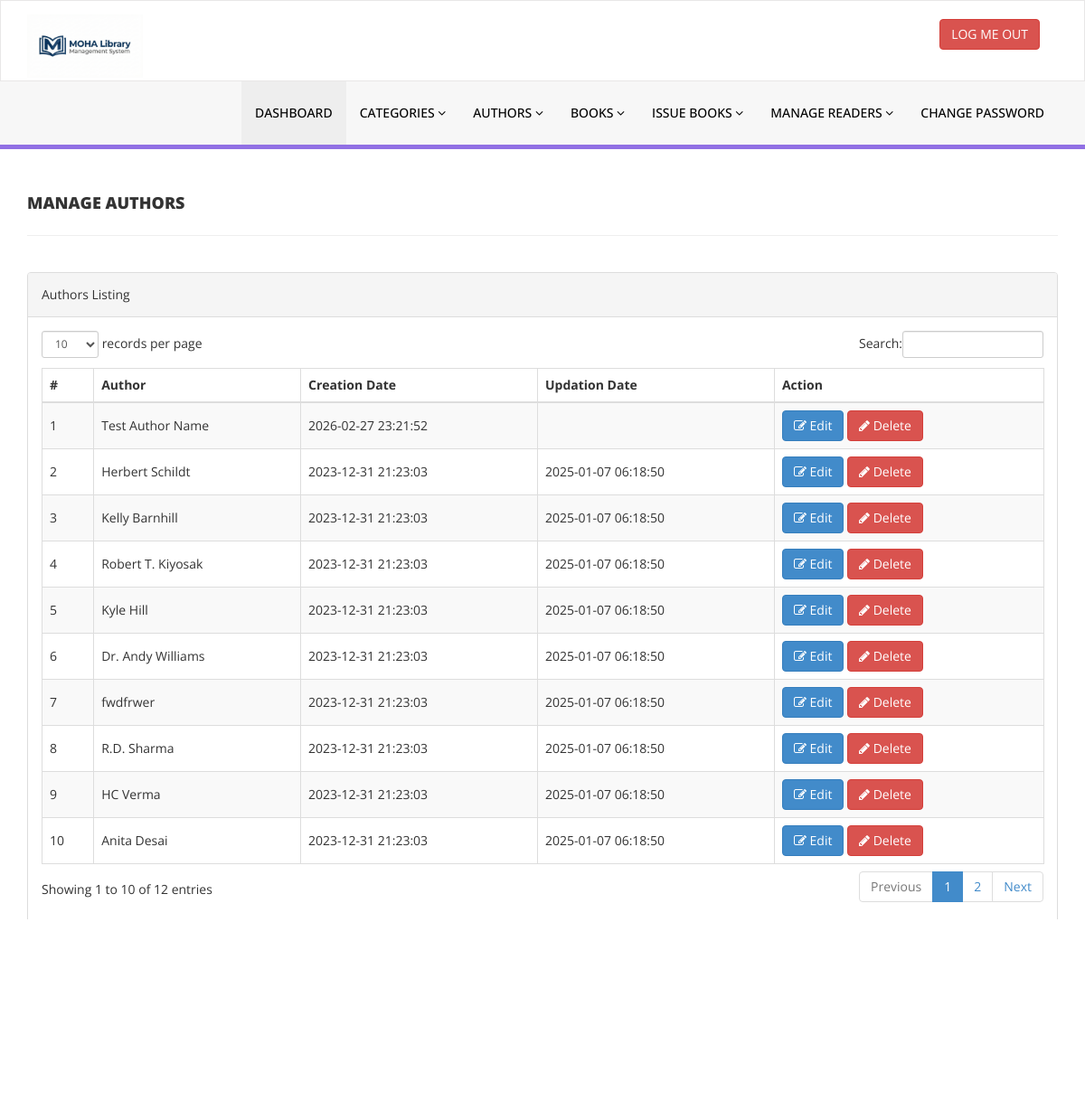
Screenshot of /admin/manage-authors.php (signed in) with the database file from the repository.
### tables this page shows
CREATE TABLE `tblauthors` (
  `id` int(11) NOT NULL,
  `AuthorName` varchar(159) DEFAULT NULL,
  `creationDate` timestamp NULL DEFAULT current_timestamp(),
  `UpdationDate` timestamp NULL DEFAULT NULL ON UPDATE current_timestamp()
);

### admin/manage-authors.php (the view, shortened to what this page needs)
<?php
include('includes/config.php');
if(strlen($_SESSION['alogin'])==0)
    {
header('location:index.php');
}
else{
    ?>
<!DOCTYPE html>
<html xmlns="http://www.w3.org/1999/xhtml">
<head>
    <link href="assets/css/bootstrap.css" rel="stylesheet" />
    <link href="assets/css/font-awesome.css" rel="stylesheet" />
    <link href="assets/js/dataTables/dataTables.bootstrap.css" rel="stylesheet" />
    <link href="assets/css/style.css" rel="stylesheet" />
</head>
<body>
<?php include('includes/header.php');?>
    <div class="content-wrapper">
         <div class="container">
        <div class="row pad-botm">
            <div class="col-md-12">
                <h4 class="header-line">Manage Authors</h4>
    </div>
     <div class="row">
</div>
        </div>
            <div class="row">
                <div class="col-md-12">
                    <div class="panel panel-default">
                        <div class="panel-heading">
                           Authors Listing
                        </div>
                        <div class="panel-body">
                            <div class="table-responsive">
                                <table class="table table-striped table-bordered table-hover" id="dataTables-example">
                                    <thead>
                                        <tr>
                                            <th>#</th>
                                            <th>Author</th>
                                            <th>Creation Date</th>
                                            <th>Updation Date</th>
                                            <th>Action</th>
                                        </tr>
                                    </thead>
                                    <tbody>
<?php $sql = "SELECT * from  tblauthors order by creationDate DESC";
$query = $dbh -> prepare($sql);
$query->execute();
$results=$query->fetchAll(PDO::FETCH_OBJ);
$cnt=1;
if($query->rowCount() > 0)
{
foreach($results as $result)
{               ?>
                                        <tr class="odd gradeX">
                                            <td class="center"><?php echo htmlentities($cnt);?></td>
                                            <td class="center"><?php echo htmlentities($result->AuthorName);?></td>
                                            <td class="center"><?php echo htmlentities($result->creationDate);?></td>
                                            <td class="center"><?php echo htmlentities($result->UpdationDate);?></td>
                                            <td class="center">
                                            <a href="edit-author.php?athrid=<?php echo htmlentities($result->id);?>"><button class="btn btn-primary"><i class="fa fa-edit "></i> Edit</button>
                                          <a href="manage-authors.php?del=<?php echo htmlentities($result->id);?>" onclick="return confirm('Are you sure you want to delete?');"" >  <button class="btn btn-danger"><i class="fa fa-pencil"></i> Delete</button>
                                            </td>
                                        </tr>
 <?php $cnt=$cnt+1;}} ?>
                                    </tbody>
                                </table>
                            </div>
                        </div>
                    </div>
                </div>
            </div>
    </div>
    </div>
  <?php include('includes/footer.php');?>
</body>
</html>
<?php } ?>

### admin/assets/css/style.css (style rules this page uses)
.content-wrapper { margin-top: 40px; min-height:800px; padding-bottom:90px; }
.header-line { font-weight:900; padding-bottom:25px; border-bottom:1px solid #eeeeee; text-transform:uppercase; }
.pad-botm { padding-bottom:30px; }
thead th { vertical-align: top !important; }
tbody td { vertical-align: middle !important; }

### rows the page displays
tblauthors: AuthorName "Test Author Name", creationDate "2026-02-27 23:21:52"
tblauthors: AuthorName "Herbert Schildt", creationDate "2023-12-31 21:23:03", UpdationDate "2025-01-07 06:18:50"
tblauthors: AuthorName "Kelly Barnhill", creationDate "2023-12-31 21:23:03", UpdationDate "2025-01-07 06:18:50"
tblauthors: AuthorName "Robert T. Kiyosak", creationDate "2023-12-31 21:23:03", UpdationDate "2025-01-07 06:18:50"
tblauthors: AuthorName "Kyle Hill", creationDate "2023-12-31 21:23:03", UpdationDate "2025-01-07 06:18:50"
tblauthors: AuthorName "Dr. Andy Williams", creationDate "2023-12-31 21:23:03", UpdationDate "2025-01-07 06:18:50"
tblauthors: AuthorName "fwdfrwer", creationDate "2023-12-31 21:23:03", UpdationDate "2025-01-07 06:18:50"
tblauthors: AuthorName "R.D. Sharma", creationDate "2023-12-31 21:23:03", UpdationDate "2025-01-07 06:18:50"
tblauthors: AuthorName "HC Verma", creationDate "2023-12-31 21:23:03", UpdationDate "2025-01-07 06:18:50"
tblauthors: AuthorName "Anita Desai", creationDate "2023-12-31 21:23:03", UpdationDate "2025-01-07 06:18:50"
